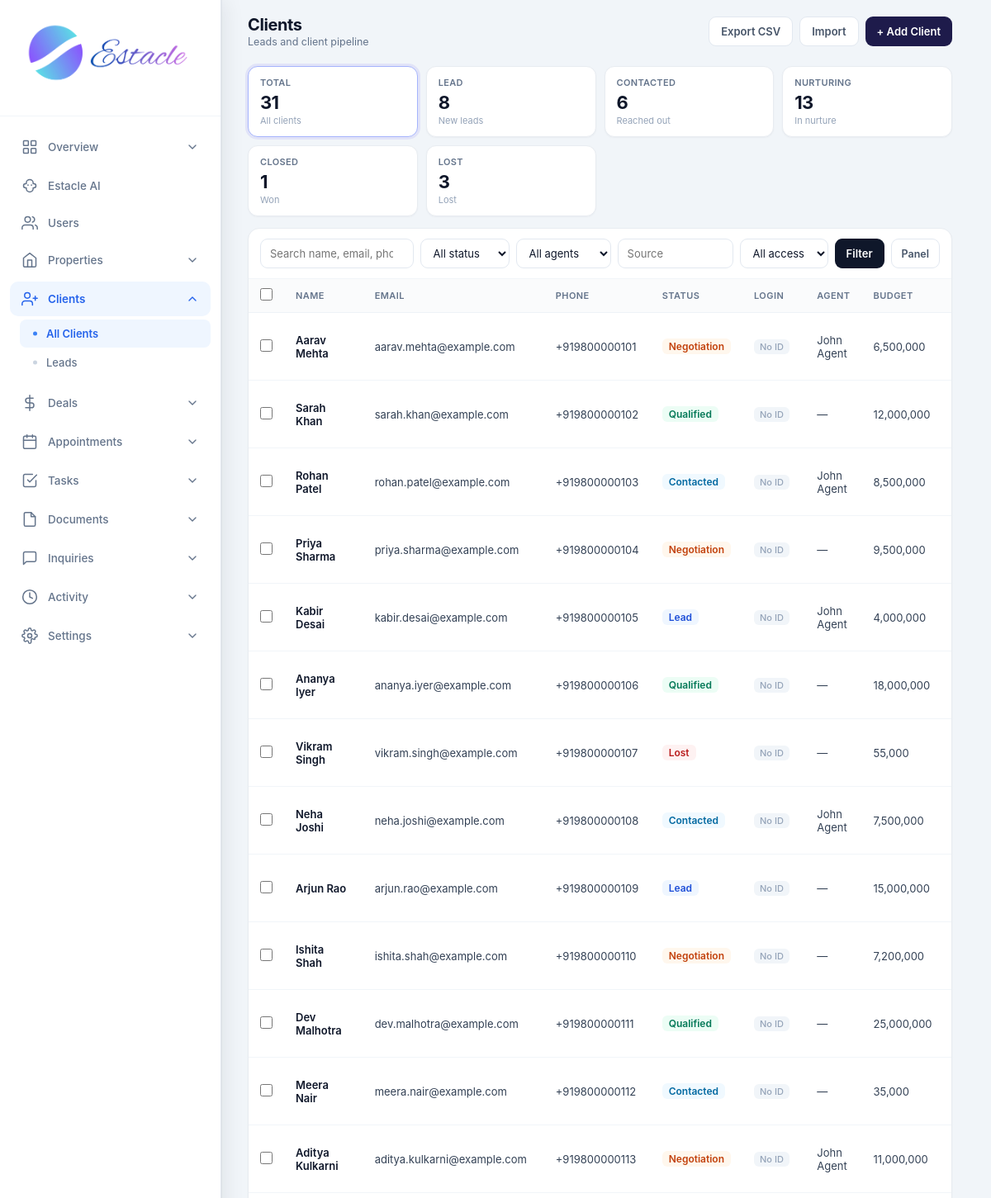
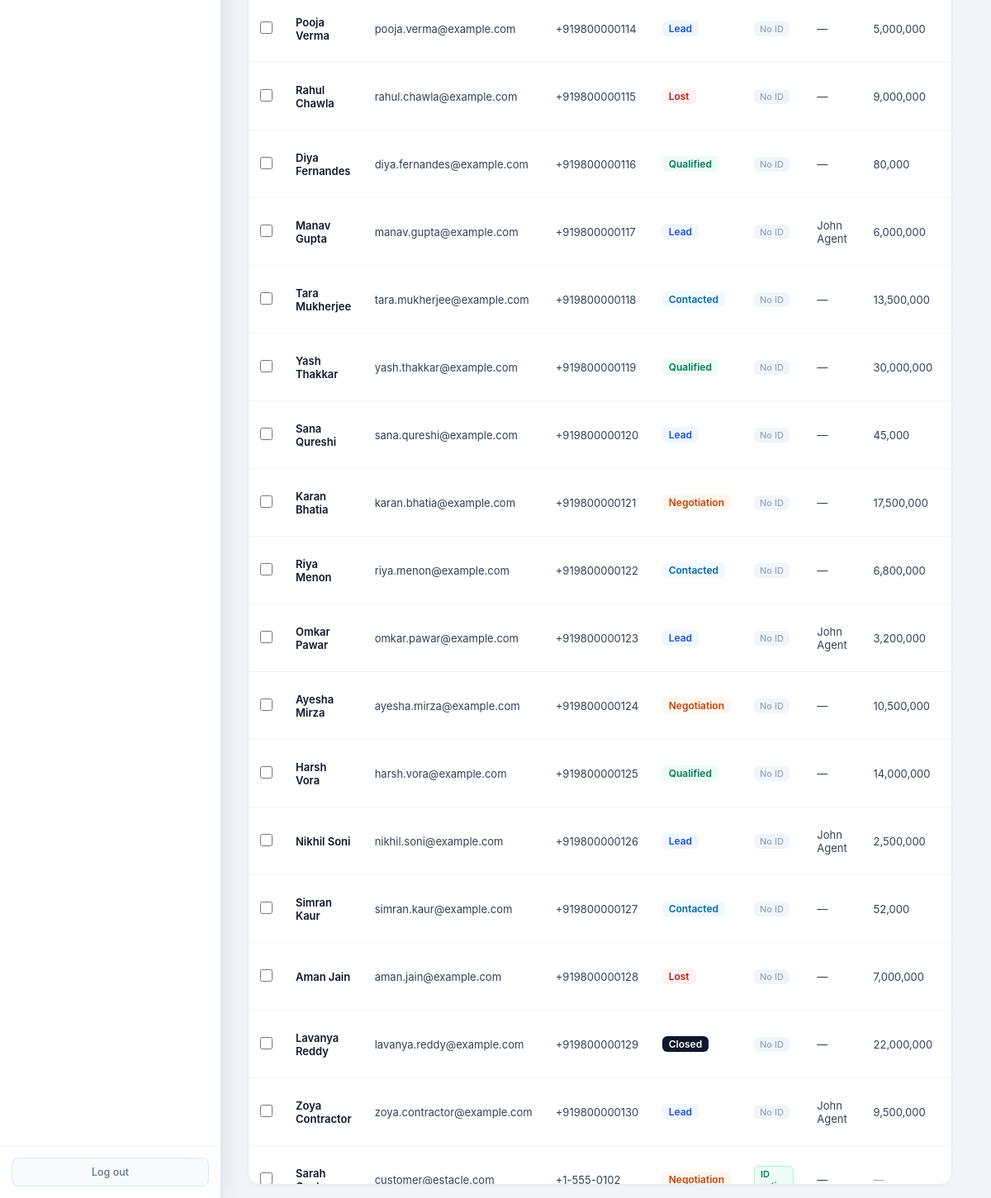
The app's page /admin/clients (signed in) with its own data (2 pictures, top to bottom).
### tables this page shows
CREATE TABLE clients (
            id INTEGER PRIMARY KEY AUTOINCREMENT,
            full_name TEXT NOT NULL,
            email TEXT,
            phone TEXT,
            status TEXT DEFAULT 'lead',
            notes TEXT,
            agent_id INTEGER,
            created_at TIMESTAMP DEFAULT CURRENT_TIMESTAMP, source TEXT, budget REAL, interest TEXT, preferred_city TEXT, address TEXT, updated_at TIMESTAMP, user_id INTEGER,
            FOREIGN KEY (agent_id) REFERENCES users (id)
        );

CREATE TABLE users (
            id INTEGER PRIMARY KEY AUTOINCREMENT,
            email TEXT UNIQUE NOT NULL,
            password TEXT NOT NULL,
            full_name TEXT NOT NULL,
            role TEXT NOT NULL CHECK(role IN ('admin', 'agent', 'customer')),
            phone TEXT,
            created_at TIMESTAMP DEFAULT CURRENT_TIMESTAMP,
            is_active INTEGER DEFAULT 1
        , avatar TEXT, last_seen TIMESTAMP, job_title TEXT, department TEXT, employee_id TEXT, license_no TEXT, commission_rate REAL, alt_phone TEXT, address TEXT, city TEXT, state TEXT, country TEXT, postal_code TEXT, notes TEXT, hire_date TEXT, timezone TEXT);

### routes/admin/clients.py (the view)
@admin.route('/admin/clients')
@login_required
@role_required('admin')
def admin_clients():
    db = get_db()
    migrate_db()
    sync_customers_to_clients(db)
    q = request.args.get('q', '').strip()
    status_filter = request.args.get('status', '').strip()
    agent_id = request.args.get('agent_id', '').strip()
    source = request.args.get('source', '').strip()
    view = request.args.get('view', '').strip()
    has_login = request.args.get('has_login', '').strip()
    sql = (
        "SELECT c.*, u.full_name as agent_name, "
        "cu.id as linked_user_id, cu.email as login_email, cu.is_active as user_active "
        "FROM clients c "
        "LEFT JOIN users u ON c.agent_id = u.id "
        "LEFT JOIN users cu ON c.user_id = cu.id "
        "WHERE 1=1"
    )
    params = []
    if q:
        sql += (
            " AND (c.full_name LIKE ? OR c.email LIKE ? OR c.phone LIKE ? "
            "OR IFNULL(c.notes,'') LIKE ? OR IFNULL(c.preferred_city,'') LIKE ?)"
        )
        params.extend(['%' + q + '%'] * 5)
    if status_filter in ('lead', 'contacted', 'nurturing', 'closed', 'lost'):
        if status_filter == 'nurturing':
            sql += " AND c.status IN ('nurturing','qualified','negotiation')"
        else:
            sql += " AND c.status = ?"
            params.append(status_filter)
    if agent_id.isdigit():
        sql += " AND c.agent_id = ?"
        params.append(int(agent_id))
    if source:
        sql += " AND IFNULL(c.source,'') LIKE ?"
        params.append('%' + source + '%')
    if has_login == '1':
        sql += " AND c.user_id IS NOT NULL"
    elif has_login == '0':
        sql += " AND c.user_id IS NULL"
    sql += " ORDER BY c.created_at DESC"
    clients = [dict(r) for r in db.execute(sql, params).fetchall()]
    now = datetime.now().date()
    for c in clients:
        created = c.get('created_at')
        label = '—'
        if created:
            try:
                cdt = datetime.strptime(str(created)[:10], '%Y-%m-%d').date()
                d = (now - cdt).days
                if d <= 0:
                    label = 'Today'
                elif d == 1:
                    label = '1 day ago'
                else:
                    label = '{} days ago'.format(d)
            except Exception:
                label = str(created)[:10]
        c['added_label'] = label
        c['has_login'] = bool(c.get('user_id') or c.get('linked_user_id'))
    stats = {
        'total': db.execute('SELECT COUNT(*) FROM clients').fetchone()[0],
        'lead': db.execute("SELECT COUNT(*) FROM clients WHERE status = 'lead'").fetchone()[0],
        'contacted': db.execute("SELECT COUNT(*) FROM clients WHERE status = 'contacted'").fetchone()[0],
        'nurturing': db.execute("SELECT COUNT(*) FROM clients WHERE status IN ('nurturing','qualified','negotiation')").fetchone()[0],
        'closed': db.execute("SELECT COUNT(*) FROM clients WHERE status = 'closed'").fetchone()[0],
        'lost': db.execute("SELECT COUNT(*) FROM clients WHERE status = 'lost'").fetchone()[0],
        'with_login': db.execute('SELECT COUNT(*) FROM clients WHERE user_id IS NOT NULL').fetchone()[0],
    }
    agents = db.execute(
        "SELECT id, full_name FROM users WHERE role = 'agent' AND is_active = 1 ORDER BY full_name"
    ).fetchall()
    active_filters = sum(1 for v in (q, status_filter, agent_id, source, has_login) if v)
    return render_template(
        'admin_clients.html',
        clients=clients,
        stats=stats,
        agents=agents,
        q=q,
        status_filter=status_filter,
        agent_id=agent_id,
        source=source,
        view=view,
        has_login=has_login,
        active_filters=active_filters,
    )

### core/db.py (called while the page is built)
def get_db():
    if 'db' not in g:
        g.db = sqlite3.connect(current_app.config['DATABASE'])
        g.db.row_factory = sqlite3.Row
    return g.db

### core/helpers.py (called while the page is built)
def login_required(f):
    @wraps(f)
    def decorated_function(*args, **kwargs):
        if 'user_id' not in session:
            flash('Please log in to access this page.', 'warning')
            return redirect(url_for('auth.login'))
        return f(*args, **kwargs)
    return decorated_function

def role_required(*roles):
    def decorator(f):
        @wraps(f)
        def decorated_function(*args, **kwargs):
            if 'user_id' not in session:
                flash('Please log in to access this page.', 'warning')
                return redirect(url_for('auth.login'))
            if session.get('role') not in roles:
                flash('You do not have permission to access this page.', 'danger')
                return redirect(url_for('auth.role_redirect'))
            return f(*args, **kwargs)
        return decorated_function
    return decorator

### templates/admin_clients.html (shortened to what this page needs)
<!DOCTYPE html>
<html lang="en">
<head>
<link rel="stylesheet" href="{{ url_for('static', filename='css/admin.css') }}">
</head>
<body>
<div class="app-layout">
  {% set active = 'clients' %}
  {% include 'partials/admin_sidebar.html' %}
  <main class="main-content">
    <header class="top-bar dash-top">
      <div>
        <h1 class="page-title">Clients</h1>
        <p class="page-subtitle">Leads and client pipeline</p>
      </div>
      <div class="top-actions">
        <a href="{{ url_for('admin.admin_export_clients') }}" class="btn-export">Export CSV</a>
        <a href="{{ url_for('admin.admin_add_client') }}#import" class="btn-export">Import</a>
        <a href="{{ url_for('admin.admin_add_client') }}" class="btn-create">+ Add Client</a>
      </div>
    </header>
    <div class="page-wrap">
      <div class="stat-row">
        <a href="{{ url_for('admin.admin_clients', view=view) }}" class="stat-card kpi-soft {% if not status_filter %}active-filter{% endif %}">
          <div class="kpi-top"><span class="kpi-label">Total</span></div>
          <div class="kpi-value">{{ stats.total }}</div>
          <div class="kpi-sub">All clients</div>
        </a>
        <a href="{{ url_for('admin.admin_clients', status='lead', view=view, q=q, agent_id=agent_id, source=source) }}" class="stat-card kpi-soft {% if status_filter=='lead' %}active-filter{% endif %}">
          <div class="kpi-top"><span class="kpi-label">Lead</span></div>
          <div class="kpi-value">{{ stats.lead }}</div>
          <div class="kpi-sub">New leads</div>
        </a>
        <a href="{{ url_for('admin.admin_clients', status='contacted', view=view, q=q, agent_id=agent_id, source=source) }}" class="stat-card kpi-soft {% if status_filter=='contacted' %}active-filter{% endif %}">
          <div class="kpi-top"><span class="kpi-label">Contacted</span></div>
          <div class="kpi-value">{{ stats.contacted }}</div>
          <div class="kpi-sub">Reached out</div>
        </a>
        <a href="{{ url_for('admin.admin_clients', status='nurturing', view=view, q=q, agent_id=agent_id, source=source) }}" class="stat-card kpi-soft {% if status_filter=='nurturing' %}active-filter{% endif %}">
          <div class="kpi-top"><span class="kpi-label">Nurturing</span></div>
          <div class="kpi-value">{{ stats.nurturing }}</div>
          <div class="kpi-sub">In nurture</div>
        </a>
        <a href="{{ url_for('admin.admin_clients', status='closed', view=view, q=q, agent_id=agent_id, source=source) }}" class="stat-card kpi-soft {% if status_filter=='closed' %}active-filter{% endif %}">
          <div class="kpi-top"><span class="kpi-label">Closed</span></div>
          <div class="kpi-value">{{ stats.closed }}</div>
          <div class="kpi-sub">Won</div>
        </a>
        <a href="{{ url_for('admin.admin_clients', status='lost', view=view, q=q, agent_id=agent_id, source=source) }}" class="stat-card kpi-soft {% if status_filter=='lost' %}active-filter{% endif %}">
          <div class="kpi-top"><span class="kpi-label">Lost</span></div>
          <div class="kpi-value">{{ stats.lost }}</div>
          <div class="kpi-sub">Lost</div>
        </a>
      </div>
      <div class="panel-card">
        <div class="panel-toolbar">
          <form method="GET" class="filter-form" action="{{ url_for('admin.admin_clients') }}">
            <input type="search" name="q" value="{{ q }}" placeholder="Search name, email, phone, city…">
            <select name="status">
              <option value="">All status</option>
            </select>
            <select name="agent_id">
              <option value="">All agents</option>
            </select>
            <input type="text" name="source" value="{{ source }}" placeholder="Source" style="max-width:140px">
            <select name="has_login">
              <option value="">All access</option>
            </select>
            <button type="submit" class="btn-filter">Filter</button>
            {% if view == 'cards' %}
            <a href="{{ url_for('admin.admin_clients', q=q, status=status_filter, agent_id=agent_id, source=source) }}" class="btn-towards-panel">← Table</a>
            {% else %}
            <a href="{{ url_for('admin.admin_clients', view='cards', q=q, status=status_filter, agent_id=agent_id, source=source) }}" class="btn-towards-panel">Panel</a>
            {% endif %}
          </form>
        </div>
        {% if view == 'cards' %}
        <div class="cards-grid">
          {% for c in clients %}
          <div class="client-card">
            <h3>{{ c.full_name }}</h3>
            <div class="meta">{{ c.email or '—' }} · {{ c.phone or '—' }}</div>
            <div class="meta">{{ c.preferred_city or c.address or '—' }} · {{ c.added_label }}</div>
            <div class="row">
              <span class="badge-status badge-{{ c.status }}">{{ c.status }}</span>
              {% if c.has_login %}<span class="badge-login">ID</span>{% endif %}
              <div class="actions-cell">
                <a href="{{ url_for('admin.admin_client_detail', client_id=c.id) }}" class="btn-sm btn-info">Details</a>
                <a href="{{ url_for('admin.admin_edit_client', client_id=c.id) }}" class="btn-sm btn-edit">Edit</a>
              </div>
            </div>
          </div>
          {% else %}
          <div class="empty" style="grid-column:1/-1;text-align:center;color:#94a3b8;padding:40px">No clients found</div>
          {% endfor %}
        </div>
        {% else %}
        <form method="POST" action="{{ url_for('admin.admin_bulk_clients') }}" id="bulk-clients-form">
          <div class="table-scroll">
            <table class="clients-table">
              <thead>
                <tr>
                  <th style="width:36px"><input type="checkbox" id="checkAll" title="Select all"></th>
                  <th>Name</th>
                  <th>Email</th>
                  <th>Phone</th>
                  <th>Status</th>
                  <th>Login</th>
                  <th>Agent</th>
                  <th>Budget</th>
                  <th>Source</th>
                </tr>
              </thead>
              <tbody>
                {% for c in clients %}
                <tr>
                  <td><input type="checkbox" name="client_ids" value="{{ c.id }}" class="row-check"></td>
                  <td><span class="client-name">{{ c.full_name }}</span></td>
                  <td>{{ c.email or '—' }}</td>
                  <td>{{ c.phone or '—' }}</td>
                  <td><span class="badge-status badge-{{ c.status }}">{{ c.status }}</span></td>
                  <td>{% if c.has_login %}<span class="badge-login">ID active</span>{% else %}<span class="badge-nologin">No ID</span>{% endif %}</td>
                  <td>{{ c.agent_name or '—' }}</td>
                  <td>{% if c.budget %}{{ '{:,.0f}'.format(c.budget) }}{% else %}<span class="muted">—</span>{% endif %}</td>
                  <td>{{ c.source or '—' }}</td>
                </tr>
                {% else %}
                <tr><td colspan="11" class="empty">No clients found</td></tr>
                {% endfor %}
              </tbody>
            </table>
          </div>
        </form>
        {% endif %}
      </div>
    </div>
  </main>
</div>
</body>
</html>

### static/css/admin.css (style rules this page uses)
* { margin: 0; padding: 0; box-sizing: border-box; }
body { font-family: -apple-system, BlinkMacSystemFont, 'Segoe UI', Roboto, 'Helvetica Neue', Arial, sans-serif; background: #f1f5f9; color: #0f172a; min-height: 100vh; }
.app-layout { display: flex; min-height: 100vh; }
.main-content { flex: 1; margin-left: 268px; min-height: 100vh; }
.top-bar { background: white; padding: 18px 32px; border-bottom: 1px solid #e2e8f0; display: flex; justify-content: space-between; align-items: center; }
.page-title { font-family: 'Inter', sans-serif; font-size: 22px; font-weight: 700; letter-spacing: -0.4px; color: #0f172a; }
.page-subtitle { font-size: 13px; color: #64748b; margin-top: 2px; font-weight: 400; }
.stat-card { background: white; border-radius: 14px; padding: 20px; display: flex; align-items: center; gap: 14px; border: 1px solid #e2e8f0; box-shadow: 0 1px 2px rgba(0,0,0,0.03); transition: box-shadow 0.2s ease; }
table { width: 100%; border-collapse: collapse; font-size: 13.5px; }
th { text-align: left; padding: 11px 16px; background: #f8fafc; color: #64748b; font-weight: 600; font-size: 11.5px; text-transform: uppercase; letter-spacing: 0.4px; }
td { padding: 12px 16px; border-top: 1px solid #f1f5f9; color: #334155; }
.badge-lead { background: #fef9c3; color: #a16207; }
.badge-contacted { background: #e0f2fe; color: #0369a1; }
.badge-qualified { background: #dcfce7; color: #15803d; }
.badge-negotiation { background: #ffedd5; color: #c2410c; }
.badge-closed { background: #d1fae5; color: #047857; }
.badge-lost { background: #f1f5f9; color: #64748b; }
html { scrollbar-gutter: stable; }
.app-layout > :not(.sidebar):not(script):not(style) { animation: estacle-page-in 200ms cubic-bezier(0.22, 0.61, 0.36, 1) backwards; }

### records on screen
clients: full_name "Aarav Mehta", email "aarav.mehta@example.com", phone "+919800000101", status "Negotiation", shows "No ID", full_name "John Agent", budget "6,500,000"
clients: full_name "Sarah Khan", email "sarah.khan@example.com", phone "+919800000102", status "Qualified", shows "No ID", agent_name "—", budget "12,000,000"
clients: full_name "Rohan Patel", email "rohan.patel@example.com", phone "+919800000103", status "Contacted", shows "No ID", full_name "John Agent", budget "8,500,000"
clients: full_name "Priya Sharma", email "priya.sharma@example.com", phone "+919800000104", status "Negotiation", shows "No ID", agent_name "—", budget "9,500,000"
clients: full_name "Kabir Desai", email "kabir.desai@example.com", phone "+919800000105", status "Lead", shows "No ID", full_name "John Agent", budget "4,000,000"
clients: full_name "Ananya Iyer", email "ananya.iyer@example.com", phone "+919800000106", status "Qualified", shows "No ID", agent_name "—", budget "18,000,000"
clients: full_name "Vikram Singh", email "vikram.singh@example.com", phone "+919800000107", status "Lost", shows "No ID", agent_name "—", budget "55,000"
clients: full_name "Neha Joshi", email "neha.joshi@example.com", phone "+919800000108", status "Contacted", shows "No ID", full_name "John Agent", budget "7,500,000"
clients: full_name "Arjun Rao", email "arjun.rao@example.com", phone "+919800000109", status "Lead", shows "No ID", agent_name "—", budget "15,000,000"
clients: full_name "Ishita Shah", email "ishita.shah@example.com", phone "+919800000110", status "Negotiation", shows "No ID", agent_name "—", budget "7,200,000"
clients: full_name "Dev Malhotra", email "dev.malhotra@example.com", phone "+919800000111", status "Qualified", shows "No ID", agent_name "—", budget "25,000,000"
clients: full_name "Meera Nair", email "meera.nair@example.com", phone "+919800000112", status "Contacted", shows "No ID", agent_name "—", budget "35,000"
clients: full_name "Aditya Kulkarni", email "aditya.kulkarni@example.com", phone "+919800000113", status "Negotiation", shows "No ID", full_name "John Agent", budget "11,000,000"
clients: full_name "Pooja Verma", email "pooja.verma@example.com", phone "+919800000114", status "Lead", shows "No ID", agent_name "—", budget "5,000,000"
clients: full_name "Rahul Chawla", email "rahul.chawla@example.com", phone "+919800000115", status "Lost", shows "No ID", agent_name "—", budget "9,000,000"
clients: full_name "Diya Fernandes", email "diya.fernandes@example.com", phone "+919800000116", status "Qualified", shows "No ID", agent_name "—", budget "80,000"
clients: full_name "Manav Gupta", email "manav.gupta@example.com", phone "+919800000117", status "Lead", shows "No ID", full_name "John Agent", budget "6,000,000"
clients: full_name "Tara Mukherjee", email "tara.mukherjee@example.com", phone "+919800000118", status "Contacted", shows "No ID", agent_name "—", budget "13,500,000"
clients: full_name "Yash Thakkar", email "yash.thakkar@example.com", phone "+919800000119", status "Qualified", shows "No ID", agent_name "—", budget "30,000,000"
clients: full_name "Sana Qureshi", email "sana.qureshi@example.com", phone "+919800000120", status "Lead", shows "No ID", agent_name "—", budget "45,000"
clients: full_name "Karan Bhatia", email "karan.bhatia@example.com", phone "+919800000121", status "Negotiation", shows "No ID", agent_name "—", budget "17,500,000"
clients: full_name "Riya Menon", email "riya.menon@example.com", phone "+919800000122", status "Contacted", shows "No ID", agent_name "—", budget "6,800,000"
clients: full_name "Omkar Pawar", email "omkar.pawar@example.com", phone "+919800000123", status "Lead", shows "No ID", full_name "John Agent", budget "3,200,000"
clients: full_name "Ayesha Mirza", email "ayesha.mirza@example.com", phone "+919800000124", status "Negotiation", shows "No ID", agent_name "—", budget "10,500,000"
clients: full_name "Harsh Vora", email "harsh.vora@example.com", phone "+919800000125", status "Qualified", shows "No ID", agent_name "—", budget "14,000,000"
clients: full_name "Nikhil Soni", email "nikhil.soni@example.com", phone "+919800000126", status "Lead", shows "No ID", full_name "John Agent", budget "2,500,000"
clients: full_name "Simran Kaur", email "simran.kaur@example.com", phone "+919800000127", status "Contacted", shows "No ID", agent_name "—", budget "52,000"
clients: full_name "Aman Jain", email "aman.jain@example.com", phone "+919800000128", status "Lost", shows "No ID", agent_name "—", budget "7,000,000"
clients: full_name "Lavanya Reddy", email "lavanya.reddy@example.com", phone "+919800000129", status "Closed", shows "No ID", agent_name "—", budget "22,000,000"
clients: full_name "Zoya Contractor", email "zoya.contractor@example.com", phone "+919800000130", status "Lead", shows "No ID", full_name "John Agent", budget "9,500,000"
clients: full_name "Sarah…", email "customer@estacle.com", phone "+1-555-0102", status "Negotiation", shows "ID…", agent_name "—"

### other values on screen
{{ stats.total }} "31"
{{ stats.lead }} "8"
{{ stats.contacted }} "6"
{{ stats.nurturing }} "13"
{{ stats.closed }} "1"
{{ stats.lost }} "3"
